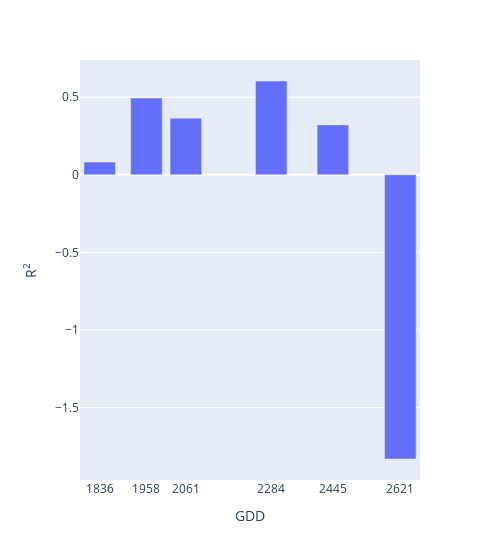

Source (notebook cell):
### Code cell
import plotly.express as px
fig = px.bar(df, x='GDD', y='R2',width=500)
fig.update_layout(yaxis=dict(title='R<sup>2</sup>'),
    xaxis = dict(
        tickmode = 'array',
        tickvals = df['GDD']))
fig.show()

### Figure 1 — Plotly figure (JSON) as saved in the notebook; plotly's stock layout.template omitted (floating-point values rounded to 4 significant figures)
{"data": [{"alignmentgroup": "True", "hovertemplate": "GDD=%{x}<br>R2=%{y}<extra></extra>", "legendgroup": "", "marker": {"color": "#636efa", "pattern": {"shape": ""}}, "name": "", "offsetgroup": "", "orientation": "v", "showlegend": false, "textposition": "auto", "type": "bar", "x": [1836, 1958, 2061, 2284, 2445, 2621], "xaxis": "x", "y": [0.08199, 0.4946, 0.365, 0.6046, 0.3216, -1.832], "yaxis": "y"}], "layout": {"barmode": "relative", "legend": {"tracegroupgap": 0}, "margin": {"t": 60}, "width": 500, "xaxis": {"anchor": "y", "domain": [0, 1], "tickmode": "array", "tickvals": [1836, 1958, 2061, 2284, 2445, 2621], "title": {"text": "GDD"}}, "yaxis": {"anchor": "x", "domain": [0, 1], "title": {"text": "R<sup>2</sup>"}}}}
